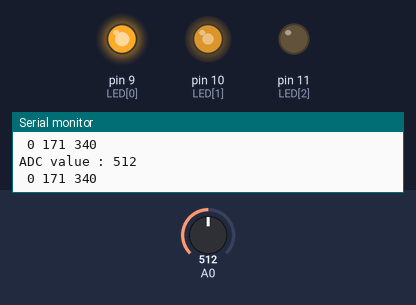
Simulated run of this sketch. Board: Arduino Uno, built with avr-gcc and run on an emulated ATmega328P. On the bench: output pins drawn as LEDs (lit = HIGH), the last lines printed to the serial monitor. The inputs (shaded band) are chosen by the test bench; at power-on: A0 = 512.

Above: at 1.3 s.
1.4 s: A0 set to 331
At 2.1 s:
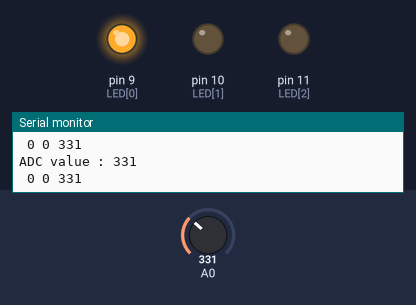
3.0 s: A0 set to 351
At 3.4 s:
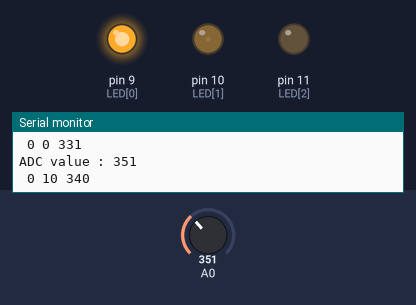
4.5 s: A0 set to 122
At 5.7 s:
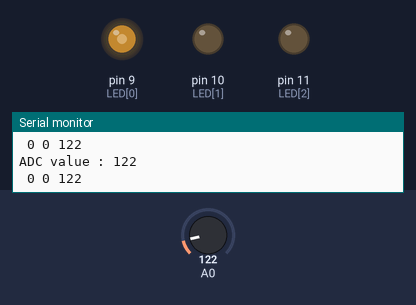
6.0 s: A0 set to 0
At 7.0 s:
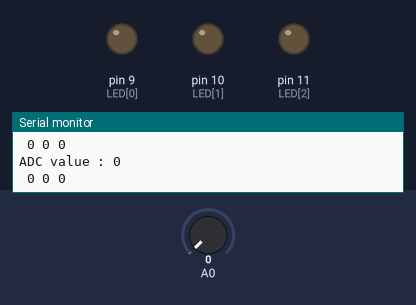
7.5 s: A0 set to 306
At 8.2 s:
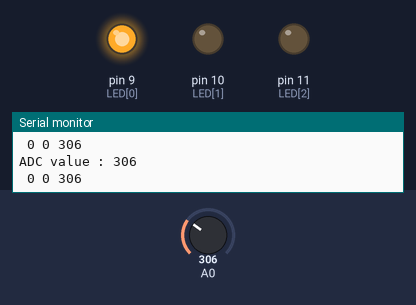
9.0 s: A0 set to 511
At 9.5 s:
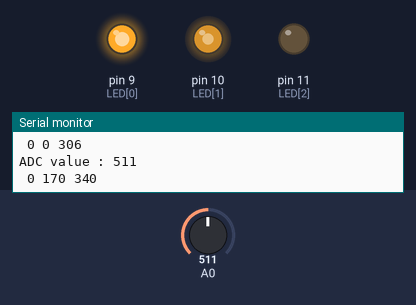
Timing chart, 0 to 11.5 s (numbered marks = the images above; inputs shaded):
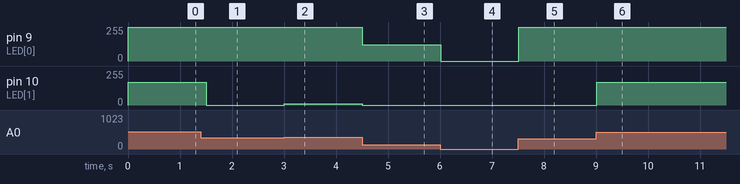

The sketch:

6-4.ino
```cpp
int LED[] = {9, 10, 11};

void setup() {
  Serial.begin(9600);
  for (int i = 0; i < 4; i++) {
    pinMode(LED[i], OUTPUT);
  }
  pinMode(A0, INPUT);
}

void loop() {
  int adc = analogRead(A0);
  int pwm[3] = {0, };
  Serial.println(String("ADC value : ") + adc);
  for (int i = 2; i >= 0; i--) {
    if (adc >= 341 * i) {
      pwm[i] = adc - 341 * i;
      adc -= (pwm[i] + 1);
    }
    analogWrite(LED[i], pwm[i]);
    Serial.print(" ");
    Serial.print(pwm[i]);
  }
  Serial.println();
  delay(500);
}
```

Measured:
- after the input at 1.4 s, pin 10 (LED[1]): 171/255 → 0/255 after 0.10 s
- after the input at 3.0 s, pin 10 (LED[1]): 0/255 → 10/255 at once
- after the input at 4.5 s, pin 9 (LED[0]): 255/255 → 122/255 at once; pin 10 (LED[1]): 10/255 → 0/255 at once
- after the input at 6.0 s, pin 9 (LED[0]): 122/255 → 0/255 at once
- after the input at 7.5 s, pin 9 (LED[0]): 0/255 → 255/255 at once
- after the input at 9.0 s, pin 10 (LED[1]): 0/255 → 170/255 at once
